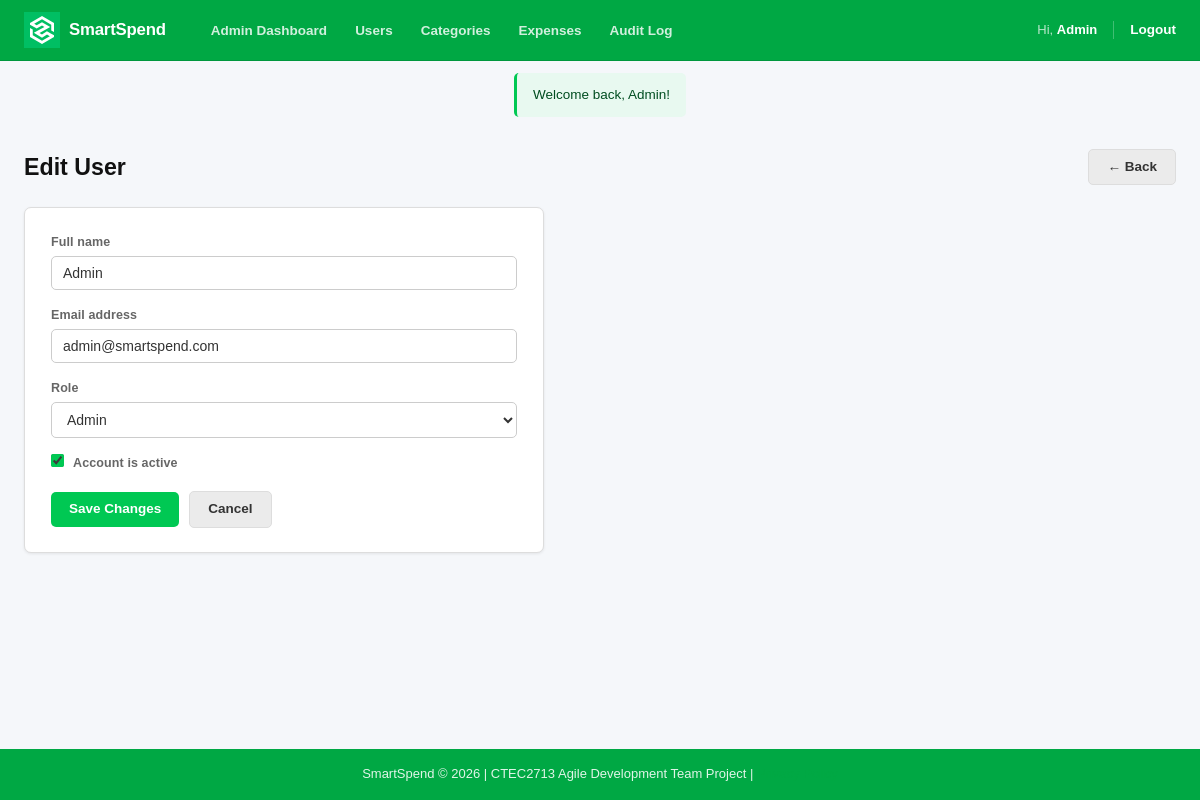
The app's page /admin/edit_user.php?id=1 (signed in) with its own data.
### tables this page shows
CREATE TABLE IF NOT EXISTS tblUser (
    user_id       INT            AUTO_INCREMENT PRIMARY KEY,
    full_name     VARCHAR(100)   NOT NULL,
    email         VARCHAR(150)   NOT NULL UNIQUE,
    password_hash VARCHAR(255)   NOT NULL,
    created_date  DATE           NOT NULL,
    is_active     TINYINT(1)     NOT NULL DEFAULT 1,
    role          VARCHAR(10)    NOT NULL DEFAULT 'user'
     
);

### admin/edit_user.php (the view, shortened to what this page needs)
<?php
require_once __DIR__ . '/../config/db.php';
$id = isset($_GET['id']) ? (int)$_GET['id'] : (int)($_POST['edit_user_id'] ?? 0);
$stmt = $pdo->prepare('SELECT * FROM tblUser WHERE user_id = ?');
$stmt->execute([$id]);
$user = $stmt->fetch();
$full_name    = $user['full_name'];
$email        = $user['email'];
$role         = $user['role'];
$is_active    = (int)$user['is_active'];
require_once __DIR__ . '/../includes/header.php';
?>
<div class="page-header">
    <h1>Edit User</h1>
    <a href="/smartspend/admin/users.php" class="btn-secondary">← Back</a>
</div>
<div class="form-card">
    <form method="POST" action="" novalidate>
        <div class="form-group">
            <label for="full_name">Full name</label>
            <input type="text" id="full_name" name="full_name"
                   value="<?= htmlspecialchars($full_name, ENT_QUOTES, 'UTF-8') ?>" required>
        </div>
        <div class="form-group">
            <label for="email">Email address</label>
            <input type="email" id="email" name="email"
                   value="<?= htmlspecialchars($email, ENT_QUOTES, 'UTF-8') ?>" required>
        </div>
        <div class="form-group">
            <label for="role">Role</label>
            <select id="role" name="role">
                <option value="admin" <?= $role === 'admin' ? 'selected' : '' ?>>Admin</option>
            </select>
        </div>
        <div class="form-group">
            <label>
                <input type="checkbox" name="is_active" value="1" <?= $is_active ? 'checked' : '' ?>>
                Account is active
            </label>
        </div>
        <div class="form-actions">
            <button type="submit" id="btn-save-user" class="btn-primary">Save Changes</button>
            <a href="/smartspend/admin/users.php" class="btn-secondary">Cancel</a>
        </div>
    </form>
</div>
<?php require_once __DIR__ . '/../includes/footer.php'; ?>

### assets/css/style.css (style rules this page uses)
:root { --green: #00C853; --green-dark: #00A844; --green-light: #E8F9F0; --white: #FFFFFF; --text-dark: #111111; --text-body: #333333; --text-muted: #666666; --border: #DDDDDD; --danger: #D32F2F; --warning-btn: #FF9800; --bg-page: #F5F7FA; --shadow-sm: 0 1px 3px rgba(0, 0, 0, 0.08); --shadow-md: 0 2px 8px rgba(0, 0, 0, 0.09); }
*, *::before, *::after { box-sizing: border-box; margin: 0; padding: 0; }
html { scroll-behavior: smooth; }
body { font-family: Arial, Helvetica, sans-serif; font-size: 15px; line-height: 1.6; color: var(--text-body); background: var(--bg-page); min-height: 100vh; display: flex; flex-direction: column; }
a { color: var(--green-dark); text-decoration: none; }
.page-header { display: flex; align-items: center; justify-content: space-between; gap: 12px; margin-bottom: 22px; flex-wrap: wrap; }
.page-header h1 { font-size: 1.45rem; color: var(--text-dark); font-weight: 700; }
h1, h2, h3 { color: var(--text-dark); font-weight: 600; line-height: 1.3; }
.btn-primary, .btn-danger, .btn-warning, .btn-secondary { display: inline-block; padding: 8px 18px; border-radius: 5px; font-size: 13.5px; font-weight: 600; text-decoration: none; border: none; cursor: pointer; line-height: 1.4; white-space: nowrap; transition: filter 0.15s; font-family: inherit; }
.btn-primary { background: var(--green); color: var(--white); }
.btn-secondary { background: #EBEBEB; color: var(--text-body); border: 1px solid var(--border); }
.form-card { background: var(--white); border: 1px solid var(--border); border-radius: 7px; padding: 24px 26px; max-width: 520px; box-shadow: var(--shadow-sm); margin-bottom: 20px; }
.form-group { margin-bottom: 15px; }
.form-group label { display: block; font-size: 12.5px; color: var(--text-muted); margin-bottom: 4px; font-weight: 600; letter-spacing: 0.1px; }
.form-group input, .form-group select, .form-group textarea { width: 100%; padding: 8px 11px; border: 1px solid #CCCCCC; border-radius: 5px; font-size: 14px; color: var(--text-body); background: var(--white); font-family: inherit; transition: border-color 0.15s, box-shadow 0.15s; }
.form-group input[type="checkbox"] { width: auto; margin-right: 6px; accent-color: var(--green); }
.form-actions { display: flex; gap: 10px; align-items: center; margin-top: 18px; flex-wrap: wrap; }
body { min-width: 360px; }

### records on screen
tbluser: full_name "Admin", email "admin@smartspend.com", role "Admin", is_active "☑"

### other values on screen
explode(' ', $_SESSION['full_name'])[0] "Admin"
$msg "Welcome back, Admin!"
